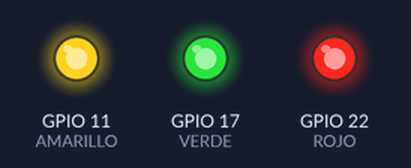
A program run on a simulated Raspberry Pi (BCM pin numbers). Shown: output pins drawn as LEDs (lit = HIGH). Random numbers come from a fixed seed.

Above: at 0.1 s.
Timing chart, 0 to 40.0 s (numbered marks = the images above):
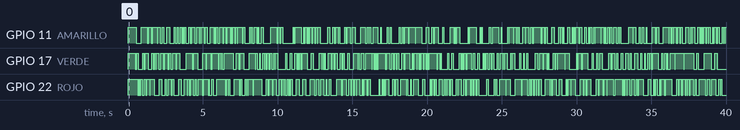

The program:

gpio_input_basic_leds.py
```python
#!/usr/bin/env python


import RPi.GPIO as GPIO
import time
import random


VERDE=17
ROJO=22
AMARILLO=11

colores = [VERDE, ROJO, AMARILLO]

GPIO.setmode(GPIO.BCM)
GPIO.setup(VERDE,GPIO.OUT)
GPIO.setup(ROJO,GPIO.OUT)
GPIO.setup(AMARILLO,GPIO.OUT)

GPIO.output(ROJO, GPIO.HIGH)
GPIO.output(VERDE, GPIO.HIGH)
GPIO.output(AMARILLO, GPIO.HIGH)

time.sleep(0.5)

try:
    while True:
        rnd_color = colores[random.randint(0,2)]
        status = GPIO.input(rnd_color)
        GPIO.output(rnd_color, not status)
        time.sleep(0.05)
except:
    GPIO.output(ROJO, GPIO.HIGH)
    GPIO.output(VERDE, GPIO.HIGH)
    GPIO.output(AMARILLO, GPIO.HIGH)

    time.sleep(0.5)

    GPIO.output(ROJO, GPIO.LOW)
    GPIO.output(VERDE, GPIO.LOW)
    GPIO.output(AMARILLO, GPIO.LOW)
```

Measured:
- by itself, GPIO 11 (AMARILLO): HIGH → LOW at 0.55 s, → HIGH 0.35 s later, → LOW 0.40 s later, → HIGH 0.10 s later, … (276 changes in this stretch)
